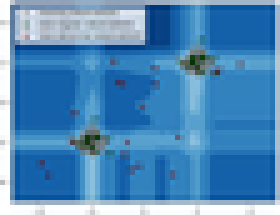
%> input picture test.png, 56 x 43 px, shrunk from 525 x 400 before the run (shown 5 times larger)
$ octave edge_detection.m   (GNU Octave 9; MATLAB toolbox functions it lacks are replaced by stand-ins)
%> lines starting %> are read from the running program, lines starting %| are printed output that depends on the picture; in (x1, y1, x2, y2) boxes, pixels count from 0 and x2, y2 are one past the last pixel; in counts of white or black regions, pixels touching at a corner belong together; the program's own positions count from 1
I = imread('test.png');
%> I is the input picture: size 43x56x3 uint8; mean R, G, B 79.6, 138.3, 186.9
I = rgb2gray(I);
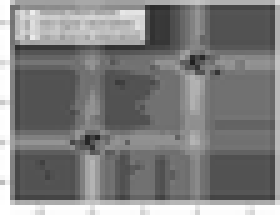
%> I: size 43x56 uint8 (shown 5 times larger); min 32, max 255, mean 126.2
E1 = edge(I,'roberts');
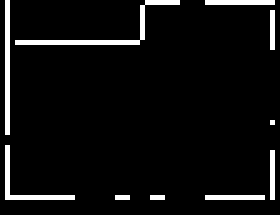
%> E1: size 43x56 logical (shown 5 times larger); 5.9% white in thin lines or dots, all inside (x1, y1, x2, y2) = (1, 0, 55, 40)
figure; imshow(E1);
E2 = edge(I,'prewitt');
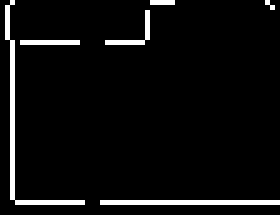
%> E2: size 43x56 logical (shown 5 times larger); 5.1% white in thin lines or dots
figure; imshow(E2);
E3 = edge(I,'sobel');
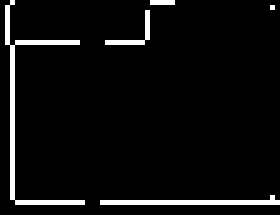
%> E3: size 43x56 logical (shown 5 times larger); 5.1% white in thin lines or dots
figure; imshow(E3);

% Hough transform
I = imread('test.png');
I = rgb2gray(I);
BW = edge(I,'canny');
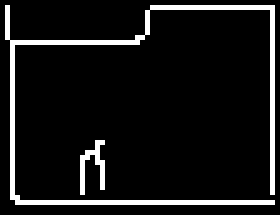
%> BW: size 43x56 logical (shown 5 times larger); 8.7% white in thin lines or dots, all inside (x1, y1, x2, y2) = (1, 1, 55, 41)
[H,theta,rho] = hough(BW);
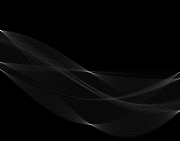
%> H: size 141x180 double; min 0, max 52, mean 1.5; drawn with min black and max white
%> theta = 180 values from -90 to 89; rho = 141 values from -70 to 70
imshow(H,[],'XData',T,'YData',R, 'InitialMagnification','fit');
%> (this line was passed over: T is not available in this run)
P  = houghpeaks(H,5,'threshold',ceil(0.3*max(H(:))));
%> P = [31 1; 125 91; 72 89; 63 1; 70 1]
%> (the run ends here)
